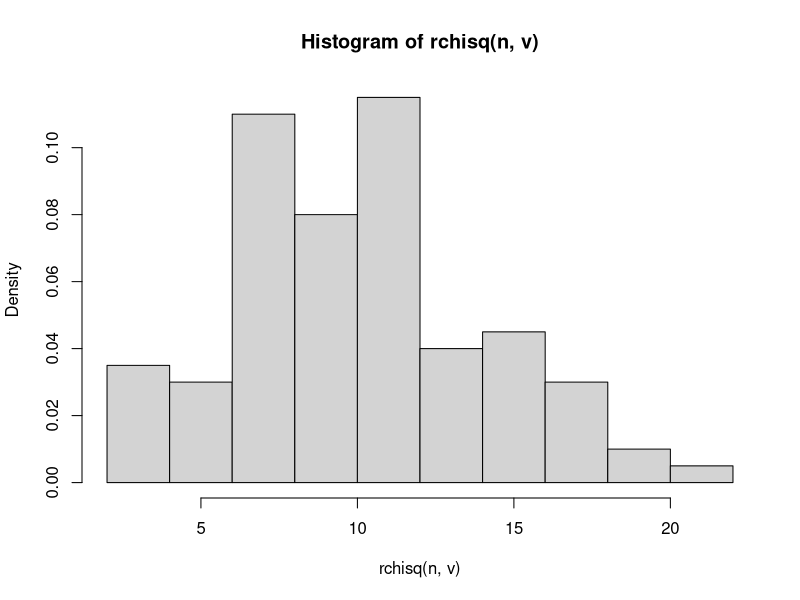

Write the R code that produced this figure.
#4
x = 2
v = 10

#a
dchisq(x, v, ncp = 0, log = FALSE)
#b
n = 100
hist(rchisq(n, v), freq=FALSE)
#c
sprintf("Mean: %d", v)
sprintf("Variance: %d", 2*v)